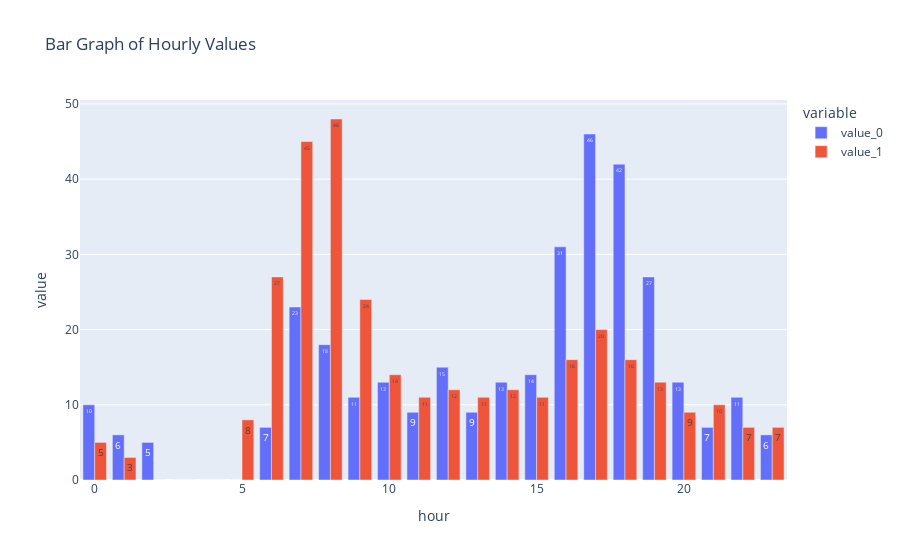

This figure's notebook cell:
### Code cell
#  hourly_times[f'{timeA.hour}_{train["direction_id"]}']
hourly_times_df = pd.DataFrame(list(hourly_times_arriving.items()), columns=["hour", "value"])


# Split the lists in the 'value' column into separate columns
df_split = hourly_times_df["value"].apply(pd.Series)

# Rename the new columns
df_split.columns = ["value_0", "value_1"]

# Concatenate the new columns back with the 'hour' column
hourly_times_df = pd.concat([hourly_times_df["hour"], df_split], axis=1)


hourly_times_df["hour"] = hourly_times_df["hour"].astype(int)
hourly_times_df.sort_values(by='hour')
hourly_times_df = hourly_times_df.set_index("hour").reindex(range(24), fill_value=0).reset_index()
fig = px.bar(hourly_times_df, 
             x="hour", 
             y=["value_0", "value_1"],
              title="Bar Graph of Hourly Values",
              text_auto=True,
              barmode="group")

# # Show the figure
fig.show()

### Figure 1 — Plotly figure (JSON) as saved in the notebook; plotly's stock layout.template omitted (floating-point values rounded to 4 significant figures)
{"data": [{"alignmentgroup": "True", "hovertemplate": "variable=value_0<br>hour=%{x}<br>value=%{y}<extra></extra>", "legendgroup": "value_0", "marker": {"color": "#636efa", "pattern": {"shape": ""}}, "name": "value_0", "offsetgroup": "value_0", "orientation": "v", "showlegend": true, "textposition": "auto", "texttemplate": "%{y}", "type": "bar", "x": [0, 1, 2, 3, 4, 5, 6, 7, 8, 9, 10, 11, 12, 13, 14, 15, 16, 17, 18, 19, 20, 21, 22, 23], "xaxis": "x", "y": [10, 6, 5, 0, 0, 0, 7, 23, 18, 11, 13, 9, 15, 9, 13, 14, 31, 46, 42, 27, 13, 7, 11, 6], "yaxis": "y"}, {"alignmentgroup": "True", "hovertemplate": "variable=value_1<br>hour=%{x}<br>value=%{y}<extra></extra>", "legendgroup": "value_1", "marker": {"color": "#EF553B", "pattern": {"shape": ""}}, "name": "value_1", "offsetgroup": "value_1", "orientation": "v", "showlegend": true, "textposition": "auto", "texttemplate": "%{y}", "type": "bar", "x": [0, 1, 2, 3, 4, 5, 6, 7, 8, 9, 10, 11, 12, 13, 14, 15, 16, 17, 18, 19, 20, 21, 22, 23], "xaxis": "x", "y": [5, 3, 0, 0, 0, 8, 27, 45, 48, 24, 14, 11, 12, 11, 12, 11, 16, 20, 16, 13, 9, 10, 7, 7], "yaxis": "y"}], "layout": {"barmode": "group", "legend": {"title": {"text": "variable"}, "tracegroupgap": 0}, "title": {"text": "Bar Graph of Hourly Values"}, "xaxis": {"anchor": "y", "domain": [0, 1], "title": {"text": "hour"}}, "yaxis": {"anchor": "x", "domain": [0, 1], "title": {"text": "value"}}}}
